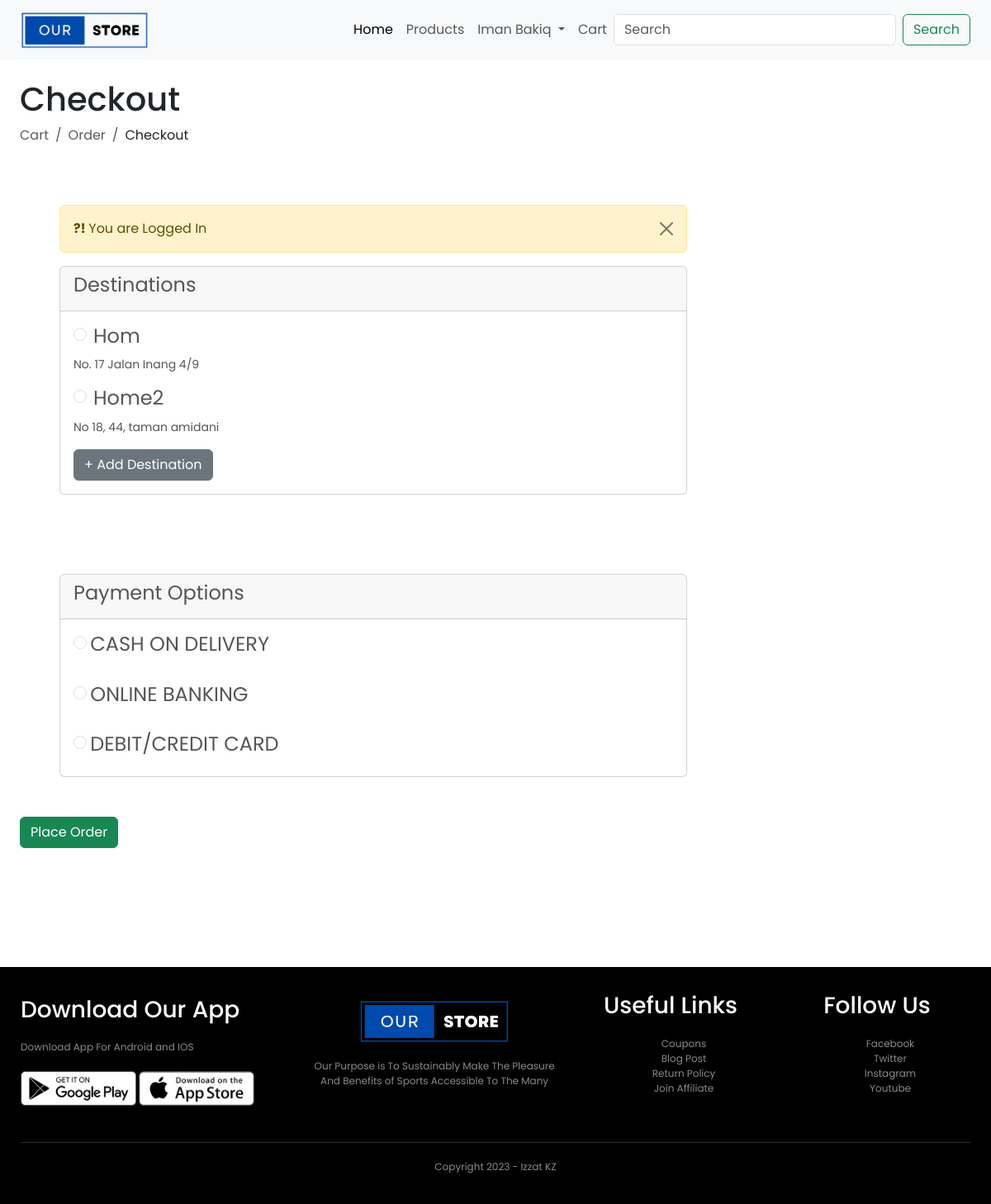
Page /customer/checkout.php (signed in) on the committed database.
### tables this page shows
CREATE TABLE `destination` (
  `destination_id` int(11) NOT NULL,
  `cust_id` int(11) DEFAULT NULL,
  `location` varchar(191) NOT NULL,
  `address` text NOT NULL
);

### customer/checkout.php (the view, shortened to what this page needs)
<?php
include('includes/header.php');
include('../config/dbcon.php');
$cust_id = $_SESSION['auth_user']['user_id'];
?>
<div class="container-fluid px-4">
    <h1 class="mt-4">Checkout</h1>
    <ol class="breadcrumb mb-4">
        <li class="breadcrumb-item active">Cart</li>
        <li class="breadcrumb-item active">Order</li>
        <li class="breadcrumb-item">Checkout</li>
    </ol>
    <div class="row">
        <div class="col-md-8 m-5">
    <?php include('message.php'); ?>
    <div class="card">
        <div class="card-header">
            <h4>Destinations</h4>
        </div>
        <div class="card-body">
            <?php
            $query = "SELECT * FROM destination where cust_id = $cust_id";
            $result = mysqli_query($con, $query);
            while ($row = mysqli_fetch_assoc($result)) {
                $location = $row['location'];
                $address = $row['address'];
                echo '<div class="form-check">';
                echo "<input class='form-check-input' type='radio' name='destination' id='$location' value='$address' required>";
                echo "<label class='form-check-label' for='$location'><h4>$location</h4></label>";
                echo '</div>';
                echo "<p class='small'>$address</p>";
            }
            ?>
            <form action="destination-add-2.php" method="post">
                <button name="add_destination2" class="btn btn-secondary">+ Add Destination</button>
            </form>
        </div>
    </div>
</div>
        <div class="col-md-8 m-5">
            <div class="card">
                <div class="card-header">
                    <h4>Payment Options</h4>
                </div>
                <div class="card-body">
                    <div class="form-group">
                        <input type="radio" class='form-check-input' name="payment_option" value="cash_on_delivery" id="cash_on_delivery" required>
                        <label for="cash_on_delivery"><h4>CASH ON DELIVERY</h4></label>
                    </div>
                    <div class="form-group">
                        <br><input type="radio" class='form-check-input' name="payment_option" value="online_banking" id="online_banking" required>
                        <label for="online_banking"><h4>ONLINE BANKING</h4></label>
                    </div>
                    <div class="form-group">
                        <br><input type="radio" class='form-check-input' name="payment_option" value="debit_credit_card" id="debit_credit_card" required>
                        <label for="debit_credit_card"><h4>DEBIT/CREDIT CARD</h4></label>
                    </div>
                </div>
            </div>
        </div>
    </div>
</div>
<div class="container-fluid px-4">
    <div class="row justify-content-left">
        <div class="col-md-8 mb-5">
        <form action="placed-order.php" method="post">
            <button type="submit" name="place_order" class="btn btn-success">Place Order</button>
        </form>
        </div>
    </div>
</div>
<?php include('includes/footer.php'); ?>

### customer/style.css (style rules this page uses)
* { margin: 0; padding: 0; box-sizing: border-box; }
body { font-family: 'Poppins', sans-serif; }
p { color: #555; }
.row { display: flex; align-items: center; flex-wrap: wrap; justify-content: flex-start; }
h4 { color: #555; font-weight: normal; }

### rows in the picture
destination: location "Hom", address "No. 17 Jalan Inang 4/9"
destination: location "Home2", address "No 18, 44, taman amidani"

### other values in the picture
$_SESSION['auth_user']['user_name'] "Iman Bakiq"
$_SESSION['message'] "You are Logged In"
